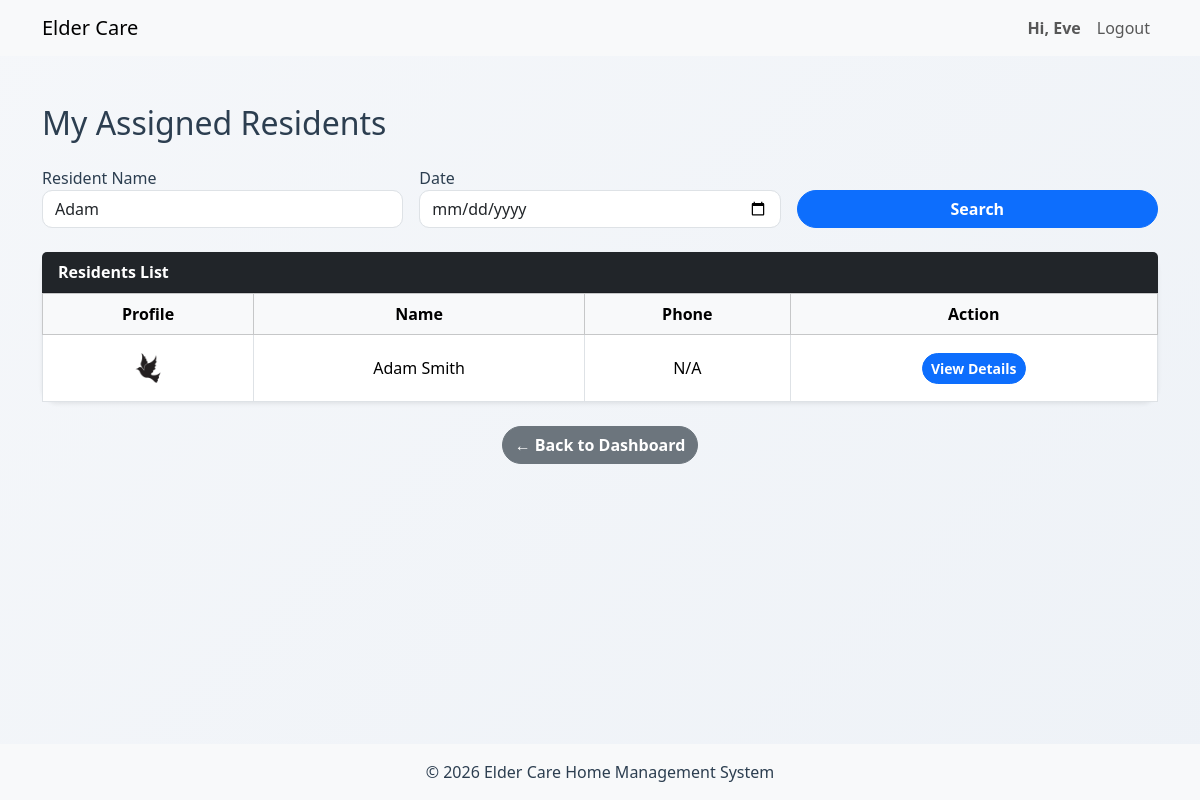
/caregivers/view_residents.php?name=Adam (signed in), run on the app's committed database.
### tables this page shows
CREATE TABLE `resident` (
  `residentSIN` varchar(9) NOT NULL,
  `user_id` int(11) NOT NULL,
  `DoB` date DEFAULT NULL,
  `phone` varchar(15) DEFAULT NULL,
  `profilePhoto` text DEFAULT NULL,
  `ECname` text DEFAULT NULL,
  `ECphone` varchar(15) DEFAULT NULL,
  `ECemail` text DEFAULT NULL,
  `fname` varchar(50) DEFAULT NULL,
  `lname` varchar(50) DEFAULT NULL
);

### caregivers/view_residents.php (the view, shortened to what this page needs)
<?php
include '../includes/header.php';
$stmt = $conn->prepare("SELECT empID FROM caregiver WHERE user_id=?");
$stmt->execute([$_SESSION['user_id']]);
$caregiver = $stmt->fetch();
$empID = $caregiver['empID'];
$name = $_GET['name'] ?? '';
$date = $_GET['date'] ?? '';
$query = "
SELECT DISTINCT r.residentSIN, r.fname, r.lname, r.phone, r.profilePhoto
FROM resident r
JOIN assignment a ON r.residentSIN = a.residentSIN
LEFT JOIN healthreport hr ON r.residentSIN = hr.residentSIN
WHERE a.empID = ?
";
$params = [$empID];
if (!empty($name)) {
    $query .= " AND (r.fname LIKE ? OR r.lname LIKE ?)";
    $params[] = "%$name%";
    $params[] = "%$name%";
}
$query .= " ORDER BY r.fname ASC";
$stmt = $conn->prepare($query);
$stmt->execute($params);
$residents = $stmt->fetchAll();
?>
<div class="container mt-5">
<h2 class="mb-4">My Assigned Residents</h2>
<form method="GET" class="row g-3 mb-4">
    <div class="col-md-4">
        <label>Resident Name</label>
        <input type="text" name="name" class="form-control"
               value="<?= htmlspecialchars($name) ?>" placeholder="Enter name">
    </div>
    <div class="col-md-4">
        <label>Date</label>
        <input type="date" name="date" class="form-control"
               value="<?= htmlspecialchars($date) ?>">
    </div>
    <div class="col-md-4 d-flex align-items-end">
        <button class="btn btn-primary w-100">Search</button>
    </div>
</form>
<div class="card shadow-sm">
<div class="card-header bg-dark text-white">
    <strong>Residents List</strong>
</div>
<div class="card-body p-0" style="max-height:400px; overflow-y:auto;">
<table class="table table-bordered text-center align-middle mb-0">
<thead class="table-light sticky-top">
<tr>
    <th>Profile</th>
    <th>Name</th>
    <th>Phone</th>
    <th>Action</th>
</tr>
</thead>
<tbody>
<?php if (count($residents) > 0): ?>
<?php foreach ($residents as $r): ?>
<?php
$imgPath = "../uploads/residents/" . $r['profilePhoto'];
?>
<tr>
<td>
<?php if (!empty($r['profilePhoto']) && file_exists($imgPath)): ?>
    <img src="<?= $imgPath ?>"
         style="width:50px; height:50px; object-fit:cover; border-radius:50%;">
<?php endif; ?>
</td>
<td><?= htmlspecialchars($r['fname'] . " " . $r['lname']) ?></td>
<td><?= htmlspecialchars($r['phone'] ?? 'N/A') ?></td>
<td>
<a href="view_resident.php?sin=<?= $r['residentSIN'] ?>"
   class="btn btn-sm btn-primary">
   View Details
</a>
</td>
</tr>
<?php endforeach; ?>
<?php else: ?>
<tr>
<td colspan="4">No residents found</td>
</tr>
<?php endif; ?>
</tbody>
</table>
</div>
</div>
</div>
<div class="text-center mt-4">
    <a href="dashboard.php" class="btn btn-secondary">← Back to Dashboard</a>
</div>
<?php include '../includes/footer.php'; ?>

### assets/css/global.css (style rules this page uses)
body { background: linear-gradient(135deg, #f5f7fa, #eef2f7); font-family: "Segoe UI", Tahoma, sans-serif; color: #2c3e50; }
* { transition: all 0.2s ease; }
.card { border: none; border-radius: 16px; box-shadow: 0 10px 25px rgba(0, 0, 0, 0.06); }
.btn { border-radius: 25px !important; font-weight: 600; }
.form-control { border-radius: 10px; }

### data on the page
resident: profilePhoto (picture), fname+lname "Adam Smith", phone "N/A"

### other printed values
$username "Eve"
